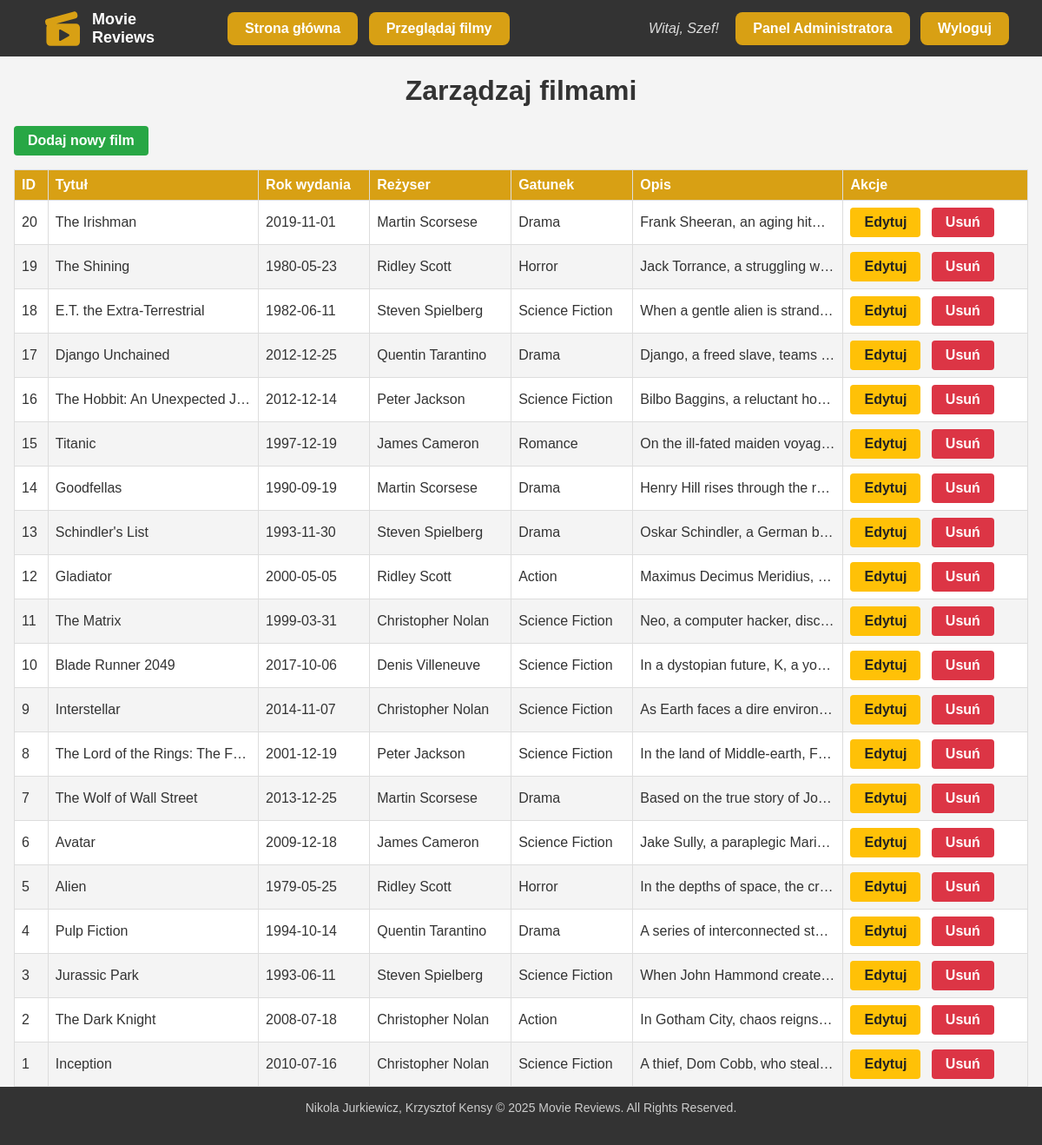
Screenshot of /adminMoviesManage.php (signed in) with the database file from the repository.
### tables this page shows
CREATE TABLE `movies` (
  `IdMovie` int(11) NOT NULL,
  `Title` varchar(100) NOT NULL,
  `IdDirector` int(11) NOT NULL,
  `IdGenre` int(11) NOT NULL,
  `ReleaseYear` date NOT NULL,
  `Description` varchar(2000) NOT NULL,
  `AverageRating` decimal(3,2) DEFAULT NULL
);

CREATE TABLE `directors` (
  `IdDirector` int(11) NOT NULL,
  `Name` varchar(100) NOT NULL
);

CREATE TABLE `genres` (
  `IdGenre` int(11) NOT NULL,
  `Name` varchar(100) NOT NULL
);

### adminMoviesManage.php (the view, shortened to what this page needs)
<?php
include 'includes/header.php';
$conn = connectToDatabase();
$stmt = $conn->prepare("SELECT m.IdMovie, m.Title, m.ReleaseYear, m.Description,
                               d.Name AS Director, g.Name AS Genre
                        FROM Movies m
                        JOIN Directors d ON m.IdDirector = d.IdDirector
                        JOIN Genres g ON m.IdGenre = g.IdGenre
                        ORDER BY m.IdMovie DESC");
$stmt->execute();
$movies = $stmt->fetchAll(PDO::FETCH_ASSOC);
?>
<div class="container">
    <h1>Zarządzaj filmami</h1>
    <a href="adminMovieAdd.php" class="btn btn-success">Dodaj nowy film</a>
    <?php if (empty($movies)): ?>
        <p>Brak filmów w bazie danych.</p>
    <?php else: ?>
        <table class="movie-table">
            <thead>
                <tr>
                    <th>ID</th>
                    <th>Tytuł</th>
                    <th>Rok wydania</th>
                    <th>Reżyser</th>
                    <th>Gatunek</th>
                    <th>Opis</th>
                    <th>Akcje</th>
                </tr>
            </thead>
            <tbody>
                <?php foreach ($movies as $movie): ?>
                    <tr>
                        <td><?php echo htmlspecialchars($movie['IdMovie']); ?></td>
                        <td><?php echo htmlspecialchars($movie['Title']); ?></td>
                        <td><?php echo htmlspecialchars($movie['ReleaseYear']); ?></td>
                        <td><?php echo htmlspecialchars($movie['Director']); ?></td>
                        <td><?php echo htmlspecialchars($movie['Genre']); ?></td>
                        <td><?php echo nl2br(htmlspecialchars($movie['Description'])); ?></td>
                        <td>
                            <a href="adminMovieEdit.php?id=<?php echo $movie['IdMovie']; ?>" class="btn btn-warning">Edytuj</a>
                            <a href="adminMovieDelete.php?id=<?php echo $movie['IdMovie']; ?>" class="btn btn-danger" onclick="return confirm('Czy na pewno chcesz usunąć ten film?')">Usuń</a>
                        </td>
                    </tr>
                <?php endforeach; ?>
            </tbody>
        </table>
    <?php endif; ?>
</div>
<?php include 'includes/footer.php'; ?>

### css/style.css (style rules this page uses)
:root { --header-height: 35px; --footer-height: 35px; }
body, html { background-color: #f4f4f4; font-family: "Arial", sans-serif; color: #333; height: 100%; margin: 0; padding: 0; }
.container { min-height: calc(93vh - var(--header-height) - var(--footer-height)); height: -moz-fit-content; height: fit-content; max-width: 1200px; margin: 0 auto; padding: 0 1rem; flex: 1; }
.container h1 { text-align: center; }
.table, .movie-table, .reviews-table { width: 100%; border-collapse: collapse; margin-top: 1rem; }
.table th, .movie-table th, .reviews-table th, .table td, .movie-table td, .reviews-table td { padding: 0.5rem; text-align: left; border: 1px solid #ddd; }
.table th, .movie-table th, .reviews-table th { background-color: #d8a014; color: #fff; font-weight: 700; }
.table tr:nth-child(even), .movie-table tr:nth-child(even), .reviews-table tr:nth-child(even) { background-color: #f4f4f4; }
.table tr:nth-child(odd), .movie-table tr:nth-child(odd), .reviews-table tr:nth-child(odd) { background-color: #fff; }
.table td, .movie-table td, .reviews-table td { max-width: 200px; overflow: hidden; text-overflow: ellipsis; white-space: nowrap; }
.table td a, .movie-table td a, .reviews-table td a { text-decoration: none; }
.btn, .reviews-table .btn, .movie-table .btn { display: inline-block; padding: 0.5rem 1rem; font-weight: 700; background-color: #d8a014; color: #fff; border-radius: 4px; text-align: center; text-decoration: none; cursor: pointer; border: none; margin-right: 0.5rem; }
.btn.btn-warning { background-color: #ffc107; color: #222; }
.btn.btn-danger { background-color: #dc3545; color: #fff; }
.btn.btn-success { background-color: #28a745; color: #fff; }

### rows the page displays
movies: IdMovie "20", Title "The Irishman", ReleaseYear "2019-11-01", IdDirector.Name "Martin Scorsese", IdGenre.Name "Drama", Description "Frank Sheeran, an aging hit…"
movies: IdMovie "19", Title "The Shining", ReleaseYear "1980-05-23", IdDirector.Name "Ridley Scott", IdGenre.Name "Horror", Description "Jack Torrance, a struggling w…"
movies: IdMovie "18", Title "E.T. the Extra-Terrestrial", ReleaseYear "1982-06-11", IdDirector.Name "Steven Spielberg", IdGenre.Name "Science Fiction", Description "When a gentle alien is strand…"
movies: IdMovie "17", Title "Django Unchained", ReleaseYear "2012-12-25", IdDirector.Name "Quentin Tarantino", IdGenre.Name "Drama", Description "Django, a freed slave, teams…"
movies: IdMovie "16", Title "The Hobbit: An Unexpected J…", ReleaseYear "2012-12-14", IdDirector.Name "Peter Jackson", IdGenre.Name "Science Fiction", Description "Bilbo Baggins, a reluctant ho…"
movies: IdMovie "15", Title "Titanic", ReleaseYear "1997-12-19", IdDirector.Name "James Cameron", IdGenre.Name "Romance", Description "On the ill-fated maiden voyag…"
movies: IdMovie "14", Title "Goodfellas", ReleaseYear "1990-09-19", IdDirector.Name "Martin Scorsese", IdGenre.Name "Drama", Description "Henry Hill rises through the r…"
movies: IdMovie "13", Title "Schindler's List", ReleaseYear "1993-11-30", IdDirector.Name "Steven Spielberg", IdGenre.Name "Drama", Description "Oskar Schindler, a German b…"
movies: IdMovie "12", Title "Gladiator", ReleaseYear "2000-05-05", IdDirector.Name "Ridley Scott", IdGenre.Name "Action", Description "Maximus Decimus Meridius,…"
movies: IdMovie "11", Title "The Matrix", ReleaseYear "1999-03-31", IdDirector.Name "Christopher Nolan", IdGenre.Name "Science Fiction", Description "Neo, a computer hacker, disc…"
movies: IdMovie "10", Title "Blade Runner 2049", ReleaseYear "2017-10-06", IdDirector.Name "Denis Villeneuve", IdGenre.Name "Science Fiction", Description "In a dystopian future, K, a yo…"
movies: IdMovie "9", Title "Interstellar", ReleaseYear "2014-11-07", IdDirector.Name "Christopher Nolan", IdGenre.Name "Science Fiction", Description "As Earth faces a dire environ…"
movies: IdMovie "8", Title "The Lord of the Rings: The F…", ReleaseYear "2001-12-19", IdDirector.Name "Peter Jackson", IdGenre.Name "Science Fiction", Description "In the land of Middle-earth, F…"
movies: IdMovie "7", Title "The Wolf of Wall Street", ReleaseYear "2013-12-25", IdDirector.Name "Martin Scorsese", IdGenre.Name "Drama", Description "Based on the true story of Jo…"
movies: IdMovie "6", Title "Avatar", ReleaseYear "2009-12-18", IdDirector.Name "James Cameron", IdGenre.Name "Science Fiction", Description "Jake Sully, a paraplegic Mari…"
movies: IdMovie "5", Title "Alien", ReleaseYear "1979-05-25", IdDirector.Name "Ridley Scott", IdGenre.Name "Horror", Description "In the depths of space, the cr…"
movies: IdMovie "4", Title "Pulp Fiction", ReleaseYear "1994-10-14", IdDirector.Name "Quentin Tarantino", IdGenre.Name "Drama", Description "A series of interconnected st…"
movies: IdMovie "3", Title "Jurassic Park", ReleaseYear "1993-06-11", IdDirector.Name "Steven Spielberg", IdGenre.Name "Science Fiction", Description "When John Hammond create…"
movies: IdMovie "2", Title "The Dark Knight", ReleaseYear "2008-07-18", IdDirector.Name "Christopher Nolan", IdGenre.Name "Action", Description "In Gotham City, chaos reigns…"
movies: IdMovie "1", Title "Inception", ReleaseYear "2010-07-16", IdDirector.Name "Christopher Nolan", IdGenre.Name "Science Fiction", Description "A thief, Dom Cobb, who steal…"

### other values shown
$_SESSION['username'] "Szef"
